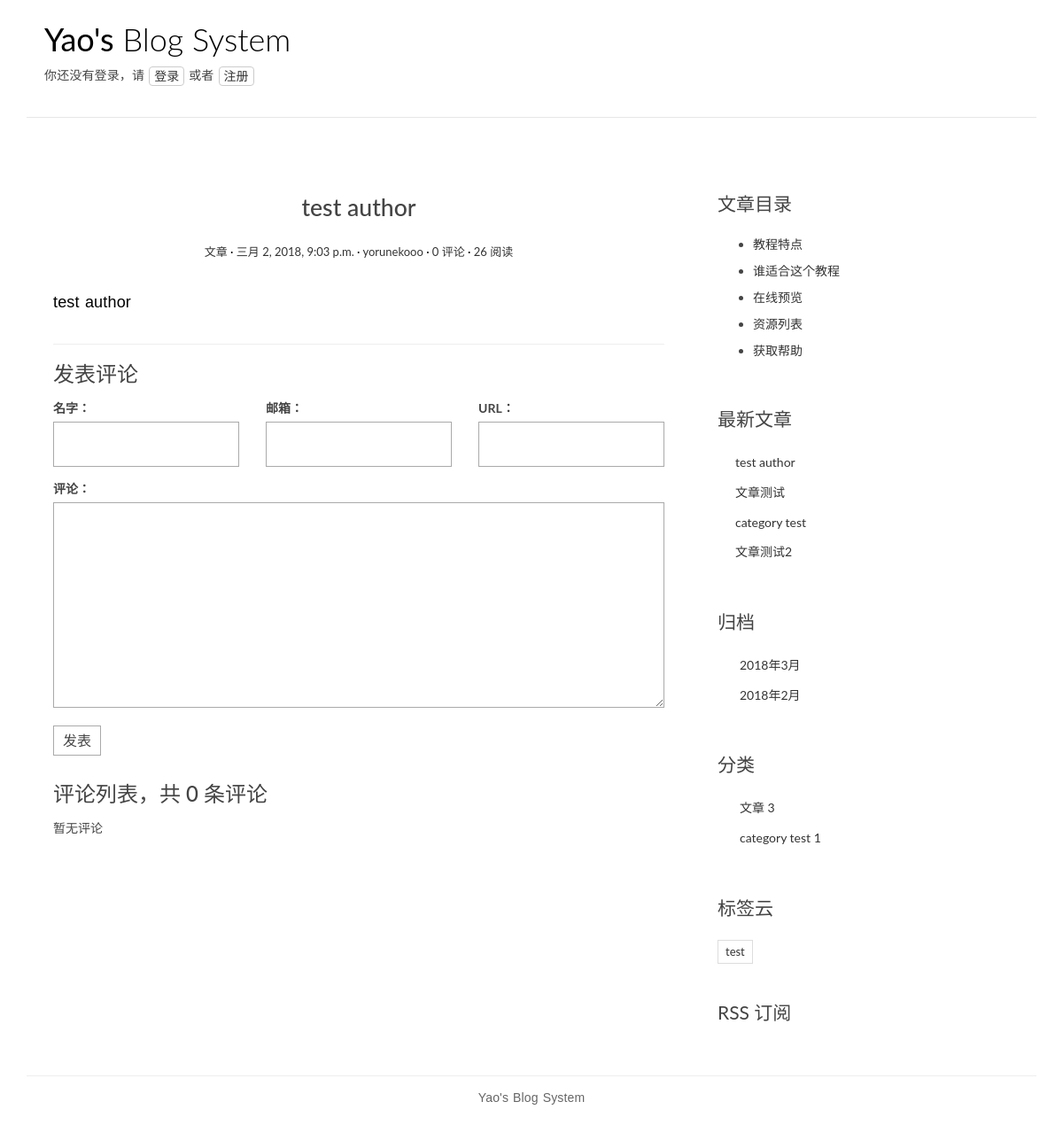
Screenshot of /post/3/ with the database file from the repository.
### blog/models.py (models this page shows, shortened)
@python_2_unicode_compatible
class Post(models.Model):
    title = models.CharField(max_length=70)
    body = models.TextField()
    created_time = models.DateTimeField()
    modified_time = models.DateTimeField()
    excerpt = models.CharField(max_length=200, blank=True)
    category = models.ForeignKey(Category, on_delete=models.CASCADE,)
    tags = models.ManyToManyField(Tag, blank=True)
    author = models.ForeignKey(settings.AUTH_USER_MODEL, on_delete=models.CASCADE,)
    views = models.PositiveIntegerField(default=0)
    def get_absolute_url(self):
        return reverse('blog:detail', kwargs={'pk': self.pk})
    def increase_views(self):
        self.views += 1
        self.save(update_fields=['views'])
    def save(self, *args, **kwargs):
        if not self.excerpt:
            md = markdown.Markdown(extensions=[
                'markdown.extensions.extra',
                'markdown.extensions.codehilite',
            ])
            self.excerpt = strip_tags(md.convert(self.body))[:54]
        super(Post, self).save(*args, **kwargs)
    class Meta:
        ordering = ['-created_time']

@python_2_unicode_compatible
class Category(models.Model):
    name = models.CharField(max_length=100)

@python_2_unicode_compatible
class Tag(models.Model):
    name = models.CharField(max_length=100)

### users/models.py (models this page shows, shortened)
@python_2_unicode_compatible
class User(AbstractUser):
    nickname = models.CharField(max_length=50, blank=True)
    class Meta(AbstractUser.Meta):
        pass

### blog/views.py (the view)
# urls.py: url(r'^post/(?P<pk>[0-9]+)/$', views.PostDetailView.as_view(), name='detail'),
class PostDetailView(DetailView):
    model = Post
    template_name = 'detail.html'
    context_object_name = 'post'
    def get(self, request, *args, **kwargs):
        response = super(PostDetailView, self).get(request, *args, **kwargs)
        self.object.increase_views()
        return response
    def get_object(self, queryset=None):
        post = super(PostDetailView, self).get_object(queryset=None)
        post.body = markdown.markdown(post.body,
                                      extensions=[
                                          'markdown.extensions.extra',
                                          'markdown.extensions.codehilite',
                                          'markdown.extensions.toc',
                                      ])
        return post
    def get_context_data(self, **kwargs):
        context = super(PostDetailView, self).get_context_data(**kwargs)
        form = CommentForm()
        comment_list = self.object.comment_set.all()
        context.update({
            'form': form,
            'comment_list': comment_list
        })
        return context

### comments/forms.py
class CommentForm(forms.ModelForm):
    class Meta:
        model = Comment
        fields = ['name', 'email', 'url', 'text']

### blog/templatetags/blog_tags.py (called while the page is built)
@register.simple_tag
def get_recent_posts(num=5):
    return Post.objects.all().order_by('-created_time')[:num]

@register.simple_tag
def archives():
    return Post.objects.dates('created_time', 'month', order='DESC')

@register.simple_tag
def get_categories():
    return Category.objects.annotate(num_posts=Count('post')).filter(num_posts__gt=0)

@register.simple_tag
def get_tags():
    return Tag.objects.annotate(num_posts=Count('post')).filter(num_posts__gt=0)

### blog/templates/detail.html (shortened to what this page needs)
{% extends 'base.html' %}
{% load staticfiles %}
{% load blog_tags %}
{% block main %}
    <article class="post post-{{ post.pk }}">
      <header class="entry-header">
        <h1 class="entry-title">{{ post.title }}</h1>
        <div class="entry-meta">
          <span class="post-category"><a href="#">{{ post.category.name }}</a></span>
          <span class="post-date">
              <a href="#">
                  <time class="entry-date" datetime="{{ post.created_time }}">{{ post.created_time }}</time>
              </a>
          </span>
          <span class="post-author"><a href="#">{{ post.author }}</a></span>
          <span class="comments-link"><a href="#">{{ post.comment_set.count }} 评论</a></span>
          <span class="views-count"><a href="#">{{ post.views }} 阅读</a></span>
        </div>
      </header>
      <div class="entry-content clearfix">
        {{ post.body|safe }}
      </div>
    </article>
    <section class="comment-area" id="comment-area">
        <hr>
        <h3>发表评论</h3>
        <form action="{% url 'comments:post_comment' post.pk %}" method="post" class="comment-form">
            <div class="row">
                <div class="col-md-4">
                    <label for="{{ form.name.id_for_label }}">名字：</label>
                    {{ form.name }}
                </div>
                <div class="col-md-4">
                    <label for="{{ form.email.id_for_label }}">邮箱：</label>
                    {{ form.email }}
                </div>
                <div class="col-md-4">
                    <label for="{{ form.url.id_for_label }}">URL：</label>
                    {{ form.url }}
                </div>
                <div class="col-md-12">
                    <label for="{{ form.text.id_for_label }}">评论：</label>
                    {{ form.text }}
                    <button type="submit" class="comment-btn">发表</button>
                </div>
              </div>
            </form>
        <div class="comment-list-panel">
            <h3>评论列表，共 <span>{{ post.comment_set.count }}</span> 条评论</h3>
            <ul class="comment-list list-unstyled">
                {% for comment in comment_list %}
                <li class="comment-item">
                    <span class="nickname">{{ comment.name }}</span>
                    <time class="submit-date">{{ comment.created_time }}</time>
                    <div class="text">
                        {{ comment.text }}
                    </div>
                </li>
                {% empty %}
                暂无评论
                {% endfor %}
            </ul>
        </div>
    </section>
{% endblock main %}
{% block aside %}
    <div class="widget widget-content">
        <h3 class="widget-title">文章目录</h3>
        <ul>
            <li>
                <a href="#">教程特点</a>
            </li>
            <li>
                <a href="#">谁适合这个教程</a>
            </li>
            <li>
                <a href="#">在线预览</a>
            </li>
            <li>
                <a href="#">资源列表</a>
            </li>
            <li>
                <a href="#">获取帮助</a>
            </li>
        </ul>
    </div>
    {% include 'asides/recent-posts.html' %}
    {% include 'asides/archives.html' %}
    {% include 'asides/category.html' %}
    {% include 'asides/tag-cloud.html' %}
    {% include 'asides/rss.html' %}
{% endblock aside %}

### blog/templates/asides/recent-posts.html
{% load staticfiles %}
{% load blog_tags %}
{% block recent-posts%}
    <div class="widget widget-recent-posts">
        <h3 class="widget-title">最新文章</h3>
        {% get_recent_posts as recent_post_list %}
        <ul>
            {% for post in recent_post_list %}
            <li>
                <a href="{{ post.get_absolute_url }}">{{ post.title }}</a>
            </li>
            {% empty %}
            暂无文章！
            {% endfor %}
        </ul>
    </div>
{% endblock recent-posts %}

### blog/templates/asides/category.html
{% load staticfiles %}
{% load blog_tags %}
{% block category%}
    <div class="widget widget-category">
        <h3 class="widget-title">分类</h3>
        {% get_categories as category_list %}
        <ul>
            {% for category in category_list %}
            <li>
                <a href="{% url 'blog:category' category.pk %}">{{ category.name }} <span class="post-count">{{ category.num_posts }}</span></a>
            </li>
            {% empty %}
            暂无分类！
            {% endfor %}
        </ul>
    </div>
{% endblock category %}

### blog/templates/asides/tag-cloud.html
{% load staticfiles %}
{% load blog_tags %}
{% block tag-cloud%}
    <div class="widget widget-tag-cloud">
      <h3 class="widget-title">标签云</h3>
      {% get_tags as tag_list %}
      <ul>
        {% for tag in tag_list %}
        <li>
          <a href="{% url 'blog:tag' tag.pk %}">{{ tag.name }}</a>
        </li>
        {% empty %}
        暂无标签！
        {% endfor %}
      </ul>
    </div>
{% endblock tag-cloud %}

### blog/static/blog/css/custom.css (style rules this page uses)
* { outline: none; }
h1, h2, h3, h4, h5, h6 { margin-top: 0; }
a { color: #333; }
body { color: #444; font-family: 'Lato', sans-serif; }
p { font-family: 'Ubuntu', sans-serif; font-weight: 400; word-spacing: 1px; letter-spacing: 0.01em; }
.post { background: #fff; padding: 30px 30px 0; }
.entry-title { text-align: center; font-size: 1.9em; margin-bottom: 20px; line-height: 1.6; padding: 10px 20px 0; }
.entry-meta { text-align: center; color: #DDDDDD; font-size: 13px; margin-bottom: 30px; }
.entry-content { font-size: 18px; line-height: 1.9; font-weight: 300; color: #000; }
.post-category::after, .post-date::after, .post-author::after, .comments-link::after { content: ' ·'; color: #000; }
.widget { background: #fff; padding: 30px 0 0; }
.widget-title { font-size: 1.5em; margin-bottom: 20px; line-height: 1.6; padding: 10px 0 0; font-weight: 400; }
.widget-recent-posts ul { padding: 0; margin: 0; padding-left: 20px; }
.widget-recent-posts ul li { list-style-type: none; position: relative; line-height: 170%; margin-bottom: 10px; }
.widget-recent-posts ul li::before { content: '\f3d3'; font-family: "Ionicons"; position: absolute; left: -17px; top: 3px; font-size: 16px; color: #000; }
.widget-category ul { padding: 0; margin: 0; padding-left: 25px; }
.widget-category ul li { list-style-type: none; position: relative; line-height: 170%; margin-bottom: 10px; }
.widget-category ul li::before { content: '\f3fe'; font-family: "Ionicons"; position: absolute; left: -25px; top: 1px; font-size: 18px; color: #000; }
.widget-tag-cloud ul { padding: 0; margin: 0; margin-right: -10px; }
.widget-tag-cloud ul li { list-style-type: none; font-size: 13px; display: inline-block; margin-right: 10px; margin-bottom: 10px; padding: 3px 8px; border: 1px solid #ddd; }
.widget-content ul li { margin-bottom: 10px; }
.contact-form input, .comment-form input { border: 1px solid #aaa; margin-bottom: 15px; width: 100%; padding: 15px 15px; font-size: 16px; line-height: 100%; transition: 0.4s border-color linear; }
.contact-form textarea, .comment-form textarea { border: 1px solid #aaa; margin-bottom: 15px; width: 100%; padding: 15px 15px; font-size: 16px; line-height: 20px !important; min-height: 183px; transition: 0.4s border-color linear; }
.comment-area { padding: 0 30px 0; }
.comment-form { margin-top: 15px; }
.comment-form .comment-btn { background-color: #fff; border: 1px solid #aaa; font-size: 16px; padding: 5px 10px; }
.comment-list-panel { margin-top: 30px; }
.comment-list { margin-top: 15px; }

### rows the page displays
Post: title "test author", category.name "文章", created_time "三月 2, 2018, 9:03 p.m.", author "yorunekooo", comment_set.count "0", views "26", body "test author"
Post: title "文章测试"
Post: title "category test"
Post: title "文章测试2"
Category: name "文章", num_posts "3"
Category: name "category test", num_posts "1"
Tag: name "test"

### other values shown
{{ date.year }} "2018" "2018"
{{ date.month }} "3" "2"
